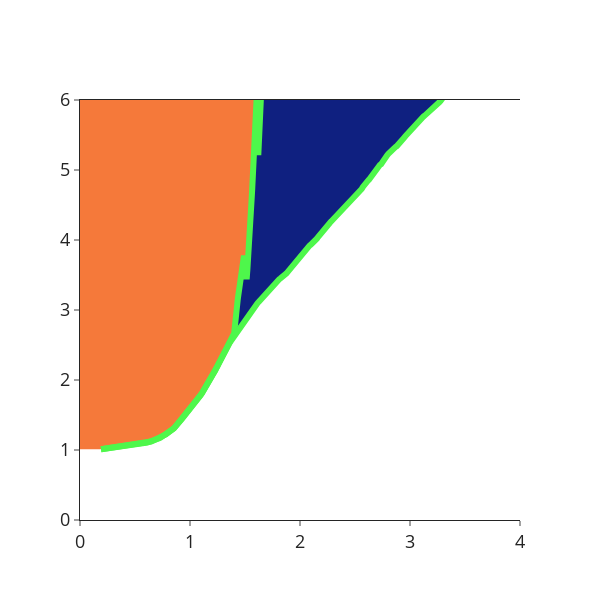

This figure's notebook cell:
### Code cell
print(params['m_c'])
# print(params['a_c'])
print(params['x_c'])
cs = plt.contour(a_space, m_space / params['m0'], x_arr_max, levels=[params['x_c']])
x_cvals = cs.allsegs[0][0]
fig, ax = plt.subplots(1,1, figsize=(6, 5.5))

# first order
ax.plot(capture2minima, np.array(capture_mvals) /params['m0'], color='blue', linewidth=2.5)
# first order
ax.plot(capmax, np.array(capture_mvals) /params['m0'], color='red', linewidth=2.5)
# second order
ax.plot(a_c, m_space/params['m0'], color='green', linewidth=2.5, linestyle = '-.')
# second order
ax.plot([np.amin(a_space), a_c[mc_ind]],[m_c, m_c], color='red', linewidth=2.5)
# ax.set_xlim([0., 3.5])


gfig = plot_PD_rates_soft(lowlines, highlines, m_space, a_space, params)
# gfig = plot_PD_rates(capture2minima, capmax, capture_mvals, x_cvals, m_space, a_space, params)

fig2, ax2 = plt.subplots(2, 2, figsize=(6.5, 5))

choose_m = [5., 5., 2., 2.] # [1.3, 4., 4., 1.3, 1.3, 2.3]
choose_a = [1., 2., 3., 3.] #[1., 1., 2.5, 1.5, 2.5, 2.5]
colors = ['black','red','yellow','purple']

for mi, mm in enumerate(choose_m):
#     plotcounter = [(0,0), (0,1), (0,2), (1,0), (1,1), (1,2)]
    plotcounter = [(0,0), (0,1), (1,0), (1,1)]
    
    aa = choose_a[mi]    
    ax.scatter(aa, mm/params['m0'], s=100, color=colors[mi])
#     gfig.add_trace(go.Scatter(x=[aa], y=[mm/params['m0']],
#                     mode='markers', marker=dict(size=20, color=mcolors[colors[mi]]),
#                          )
#               )
    handle = ax2[plotcounter[mi]]
    
    choose_a_ind = np.where(np.abs(a_space - aa) == np.amin(np.abs(a_space - aa)))[0][0]
    choose_m_ind = np.where(np.abs(m_space - mm) == np.amin(np.abs(m_space - mm)))[0][0]
    
    Uslice = U_data[choose_m_ind, :, :].squeeze()
    m0coordsT = gmin_overm[choose_m_ind]
    m1coordsT = b1_overm[choose_m_ind]
    m2coordsT = b2_overm[choose_m_ind]

    handle.plot(x_space, Uslice[:,choose_a_ind], color=colors[mi]) # mcolors['red']
    xargs = scipy.signal.argrelextrema(Uslice[:,choose_a_ind], np.less)[0]      
    x_mins = x_space[xargs]
    handle.scatter(x_mins, Uslice[xargs, choose_a_ind], s=100, color=colors[mi], zorder=10) # color=mcolors['blueviolet']
    handle.set_ylim([np.amin([np.amin(Uslice[:,choose_a_ind])*1.2,-0.1]), .6])
    handle.set_xlim([0., 2.8])
    handle.set_yticks([])
    handle.plot([params['x_c'], params['x_c']], handle.get_ylim(), linestyle = '-.', linewidth = 3., color= 'r')
#     for xi, xx in enumerate(x_mins):
#         handle.text(0.1, 0.8 - 0.15*xi, ('x$_{n}$=%.2f' % xx), transform=handle.transAxes)
    if mi == 1:
        handle.spines['bottom'].set_color('white')
        handle.spines['left'].set_color('white')
        handle.spines['right'].set_color('white')
        handle.spines['top'].set_color('white')
        
        handle.xaxis.label.set_color('white')
        handle.tick_params(axis='x', colors='white')
        
        handle.yaxis.label.set_color('white')
        handle.tick_params(axis='y', colors='white')
        
gfig.show()

saveall = True
if saveall:
    for ki, kk in enumerate(params.keys()):
        if isinstance(params[kk], np.ndarray):
            params[kk] = params[kk].tolist()
#     params['m_space'] = params['m_space'].tolist()
    now = datetime.now().strftime("%m-%d-%Y_%H.%M")
    
    direc = os.getcwd() + '/../figures_v3/figureS5_soft/'
#     direc = os.getcwd() + '/powerpoints/ppt_figs/'
    fname1 = direc + "phase_diagram_rates_v1_"+now+".png"
    fname2 = direc + "phase_diagram_rates_snapshots_v1_"+now+".png"
#     fig.tight_layout()
    fig2.tight_layout()
#     fig.savefig(fname1, format='png', dpi=600)
    fig2.savefig(fname2, format='png', dpi=600, transparent=True)
    gfig.write_image(fname1, scale = 1.5, engine='kaleido')
    with open(fname1 + '.json', 'w') as f:
        f.write(json.dumps(params))

### Figure 1 — Plotly figure (JSON) as saved in the notebook; plotly's stock layout.template omitted (floating-point values rounded to 4 significant figures; data arrays with more than 128 entries replaced by an {"elided": "..."} marker saying what was removed)
{"data": [{"fill": "tozerox", "fillcolor": "rgba(245, 121, 58, 1)", "mode": "none", "type": "scatter", "x": {"elided": "450 float values"}, "y": {"elided": "450 float values"}}, {"fill": "tonextx", "fillcolor": "rgba(15, 32, 128, 1)", "mode": "none", "type": "scatter", "x": {"elided": "450 float values"}, "y": {"elided": "450 float values"}}, {"line": {"color": "rgba(78, 247, 75, 1)", "width": 6}, "mode": "lines", "type": "scatter", "x": {"elided": "450 float values"}, "y": {"elided": "450 float values"}}, {"line": {"color": "rgba(78, 247, 75, 1)", "width": 6}, "mode": "lines", "type": "scatter", "x": {"elided": "450 float values"}, "y": {"elided": "450 float values"}}], "layout": {"font": {"size": 18}, "height": 600, "paper_bgcolor": "rgba(0,0,0,0)", "plot_bgcolor": "rgba(0,0,0,0)", "showlegend": false, "width": 600, "xaxis": {"mirror": true, "range": [0, 4], "showline": true}, "yaxis": {"mirror": false, "range": [0, 6], "showline": true}}}
